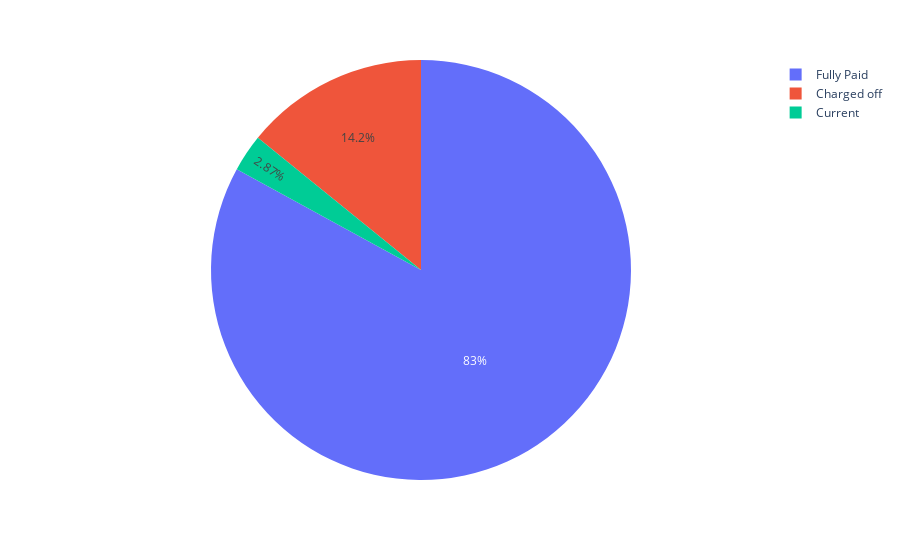

The notebook cell saved with this chart:
### Code cell
fig = px.pie(applicants, values=[14.16,82.96,2.87], names=['Charged off','Fully Paid','Current'])
fig.show()

### Figure 1 — Plotly figure (JSON) as saved in the notebook; plotly's stock layout.template omitted (floating-point values rounded to 4 significant figures)
{"data": [{"domain": {"x": [0, 1], "y": [0, 1]}, "hovertemplate": "label=%{label}<br>value=%{value}<extra></extra>", "labels": ["Charged off", "Fully Paid", "Current"], "legendgroup": "", "name": "", "showlegend": true, "type": "pie", "values": [14.16, 82.96, 2.87]}], "layout": {"legend": {"tracegroupgap": 0}, "margin": {"t": 60}}}
